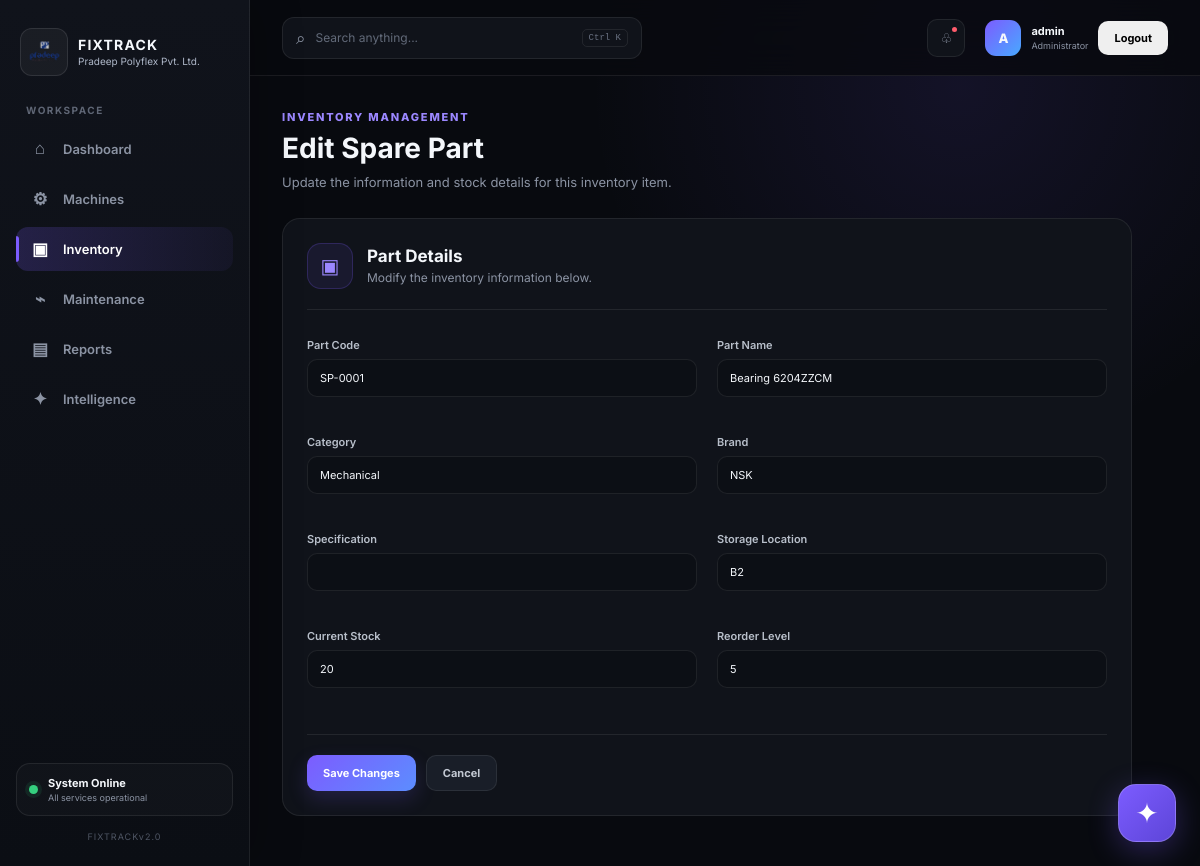
/spare-parts/edit/6 (signed in), run on the app's committed database.
### tables this page shows
CREATE TABLE users (
            id INTEGER PRIMARY KEY AUTOINCREMENT,
            username TEXT UNIQUE NOT NULL,
            password TEXT NOT NULL
        , role TEXT NOT NULL DEFAULT 'user');

CREATE TABLE spare_parts (
            id INTEGER PRIMARY KEY AUTOINCREMENT,
            part_code TEXT UNIQUE NOT NULL,
            part_name TEXT NOT NULL,
            category TEXT,
            brand TEXT,
            specification TEXT,
            current_stock INTEGER DEFAULT 0,
            reorder_level INTEGER DEFAULT 5,
            location TEXT
        );

### routes/spare_parts.py (the view, shortened to what this page needs)
@spare_parts_bp.route(
    "/edit/<int:part_id>",
    methods=["GET", "POST"]
)
def edit_spare_part(part_id):
    require_admin()
    connection = get_connection()
    try:
        part = connection.execute(
            "SELECT * FROM spare_parts WHERE id = ?",
            (part_id,)
        ).fetchone()
        if part is None:
            abort(404)
    except Exception:
        connection.rollback()
        raise
    finally:
        connection.close()
    return render_template(
        "spare_parts/edit.html",
        part=part
    )

### database.py (called while the page is built)
def get_connection():
    connection = sqlite3.connect(str(DATABASE), timeout=10)
    connection.row_factory = sqlite3.Row
    connection.execute("PRAGMA foreign_keys = ON")
    return connection

### routes/spare_parts.py (called while the page is built)
def require_admin():
    if session.get("role") != "admin":
        abort(403)

### templates/spare_parts/edit.html (shortened to what this page needs)
{% extends "base.html" %}
{% block content %}
<div class="page-header">
    <div>
        <div class="eyebrow">INVENTORY MANAGEMENT</div>
        <h1>Edit Spare Part</h1>
        <p>Update the information and stock details for this inventory item.</p>
    </div>
</div>
<div class="form-card">
    <div class="form-card-header">
        <div class="form-card-icon">▣</div>
        <div>
            <h2>Part Details</h2>
            <p>Modify the inventory information below.</p>
        </div>
    </div>
    <form method="POST">
        <div class="form-grid">
            <div class="form-group">
                <label>Part Code</label>
                <input
                    type="text"
                    name="part_code"
                    value="{{ part['part_code'] }}"
                    required
                >
            </div>
            <div class="form-group">
                <label>Part Name</label>
                <input
                    type="text"
                    name="part_name"
                    value="{{ part['part_name'] }}"
                    required
                >
            </div>
            <div class="form-group">
                <label>Category</label>
                <input
                    type="text"
                    name="category"
                    value="{{ part['category'] or '' }}"
                >
            </div>
            <div class="form-group">
                <label>Brand</label>
                <input
                    type="text"
                    name="brand"
                    value="{{ part['brand'] or '' }}"
                >
            </div>
            <div class="form-group">
                <label>Specification</label>
                <input
                    type="text"
                    name="specification"
                    value="{{ part['specification'] or '' }}"
                >
            </div>
            <div class="form-group">
                <label>Storage Location</label>
                <input
                    type="text"
                    name="location"
                    value="{{ part['location'] or '' }}"
                >
            </div>
            <div class="form-group">
                <label>Current Stock</label>
                <input
                    type="number"
                    name="current_stock"
                    min="0"
                    value="{{ part['current_stock'] }}"
                    required
                >
            </div>
            <div class="form-group">
                <label>Reorder Level</label>
                <input
                    type="number"
                    name="reorder_level"
                    min="0"
                    value="{{ part['reorder_level'] }}"
                    required
                >
            </div>
        </div>
        <div class="form-actions">
            <button
                type="submit"
                class="btn btn-primary"
            >
                Save Changes
            </button>
            <a
                href="{{ url_for('spare_parts.spare_parts') }}"
                class="btn btn-secondary"
            >
                Cancel
            </a>
        </div>
    </form>
</div>
{% endblock %}

### templates/components/navbar.html (shortened to what this page needs)
<header class="topbar">
    <div class="topbar-search">
        <span class="search-icon">⌕</span>
        <input type="text" placeholder="Search anything..." id="globalSearch">
        <kbd>Ctrl K</kbd>
    </div>
    <div class="topbar-actions">
        <button class="icon-button" onclick="showToast('No new notifications')" title="Notifications">♧<span class="notification-dot"></span></button>
        <div class="user-menu">
            <div class="user-avatar">{{ session.get('username', 'U')[0] | upper }}</div>
            <div class="user-details">
                <strong>{{ session.get('username', 'User') }}</strong>
                <span>{% if session.get('role') == 'admin' %}Administrator{% else %}User{% endif %}</span>
            </div>
            <form action="{{ url_for('auth.logout') }}" method="POST">
                <button type="submit" class="btn btn-outline-danger btn-sm">Logout</button>
            </form>
        </div>
    </div>
</header>

### data on the page
users: username "A", get "admin"
spare_parts: part_code "SP-0001", part_name "Bearing 6204ZZCM", category "Mechanical", brand "NSK", location "B2", current_stock "20", reorder_level "5"
